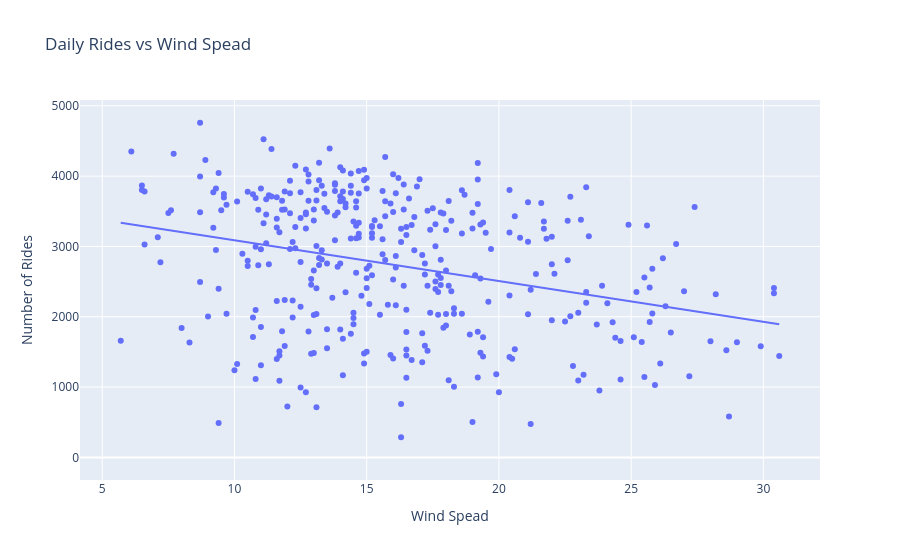

The notebook cell saved with this chart:
### Code cell
fig = px.scatter(
    data_frame = bike_weather_daily,
    x = 'wind_speed_10m_max',
    y = 'number_of_daily_rides',
    trendline = 'ols',
    title="Daily Rides vs Wind Spead"
)

fig.update_layout(
    xaxis_title="Wind Spead",
    yaxis_title="Number of Rides"
)

fig.show()

### Figure 1 — Plotly figure (JSON) as saved in the notebook; plotly's stock layout.template omitted (floating-point values rounded to 4 significant figures; data arrays with more than 128 entries replaced by an {"elided": "..."} marker saying what was removed)
{"data": [{"hovertemplate": "wind_speed_10m_max=%{x}<br>number_of_daily_rides=%{y}<extra></extra>", "legendgroup": "", "marker": {"color": "#636efa", "symbol": "circle"}, "mode": "markers", "name": "", "orientation": "v", "showlegend": false, "type": "scatter", "x": {"elided": "366 float values"}, "xaxis": "x", "y": {"elided": "366 int values"}, "yaxis": "y"}, {"hovertemplate": "<b>OLS trendline</b><br>number_of_daily_rides = -57.9556 * wind_speed_10m_max + 3668.02<br>R<sup>2</sup>=0.095960<br><br>wind_speed_10m_max=%{x}<br>number_of_daily_rides=%{y} <b>(trend)</b><extra></extra>", "legendgroup": "", "marker": {"color": "#636efa", "symbol": "circle"}, "mode": "lines", "name": "", "showlegend": false, "type": "scatter", "x": {"elided": "365 float values"}, "xaxis": "x", "y": {"elided": "365 float values"}, "yaxis": "y"}], "layout": {"legend": {"tracegroupgap": 0}, "title": {"text": "Daily Rides vs Wind Spead"}, "xaxis": {"anchor": "y", "domain": [0, 1], "title": {"text": "Wind Spead"}}, "yaxis": {"anchor": "x", "domain": [0, 1], "title": {"text": "Number of Rides"}}}}
